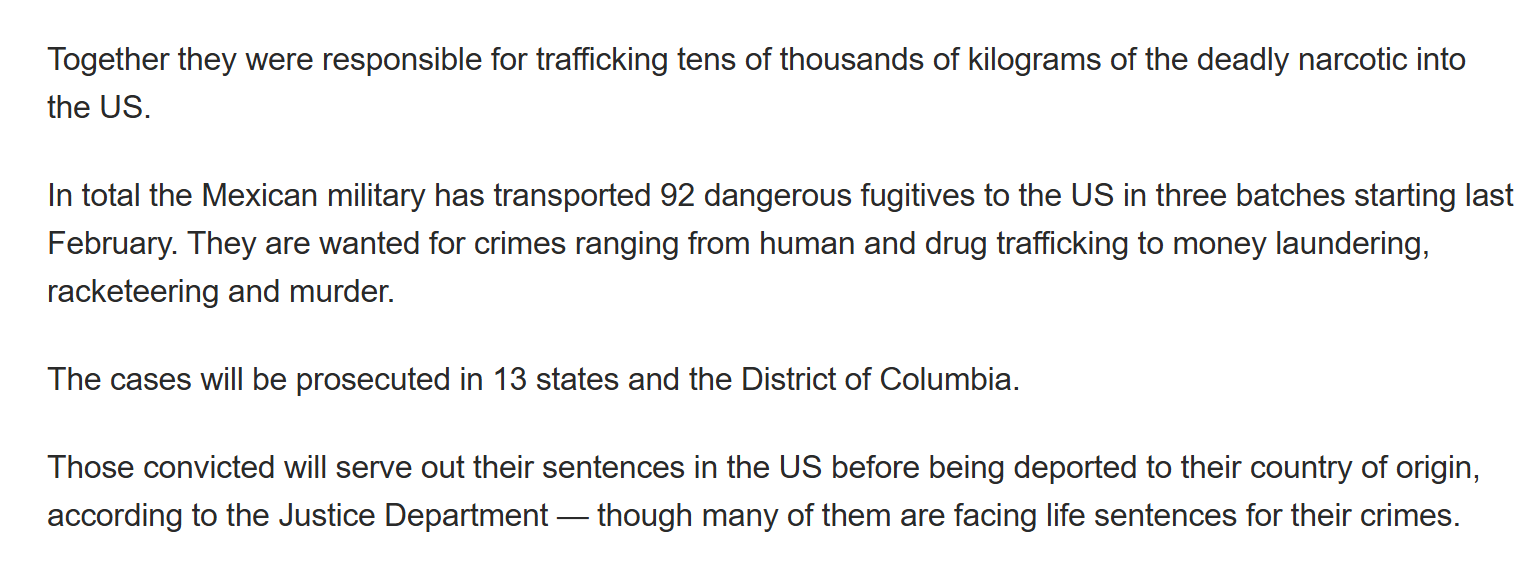
#> input picture trump.png, 1517 x 565 px
$ jupyter execute --allow-errors read_pdf.ipynb
#> lines starting #> are read from the running program, lines starting #| are printed output that depends on the picture; after the words box and inside, x2 and y2 are one past the last pixel; in counts of white or black regions, pixels touching at a corner belong together
# 1. Reading from a PDF file

[cell 1]
from PyPDF2 import PdfFileReader
#> (the rest of this cell did not finish here and is left out)

# 2. Reading from a scanned document

[cell 2]
import cv2
import pytesseract

pytesseract.pytesseract.tesseract_cmd = r'C:\Program Files\Tesseract-OCR\tesseract.exe'
from pytesseract import image_to_string
import matplotlib.pyplot as plt

img = cv2.imread("trump.png")
#> img is the input picture: shape (565, 1517, 3); mean B, G, R 241, 241, 241
#> (the rest of this cell did not finish here and is left out)

[cell 3]
import numpy as np
import cv2
def get_grayscale(image):
    return cv2.cvtColor(
    image, cv2.COLOR_BGR2GRAY
    )
def thresholding(image):
    return cv2.threshold(
    image, 0, 255, cv2.THRESH_BINARY + cv2.THRESH_OTSU
    )[1]
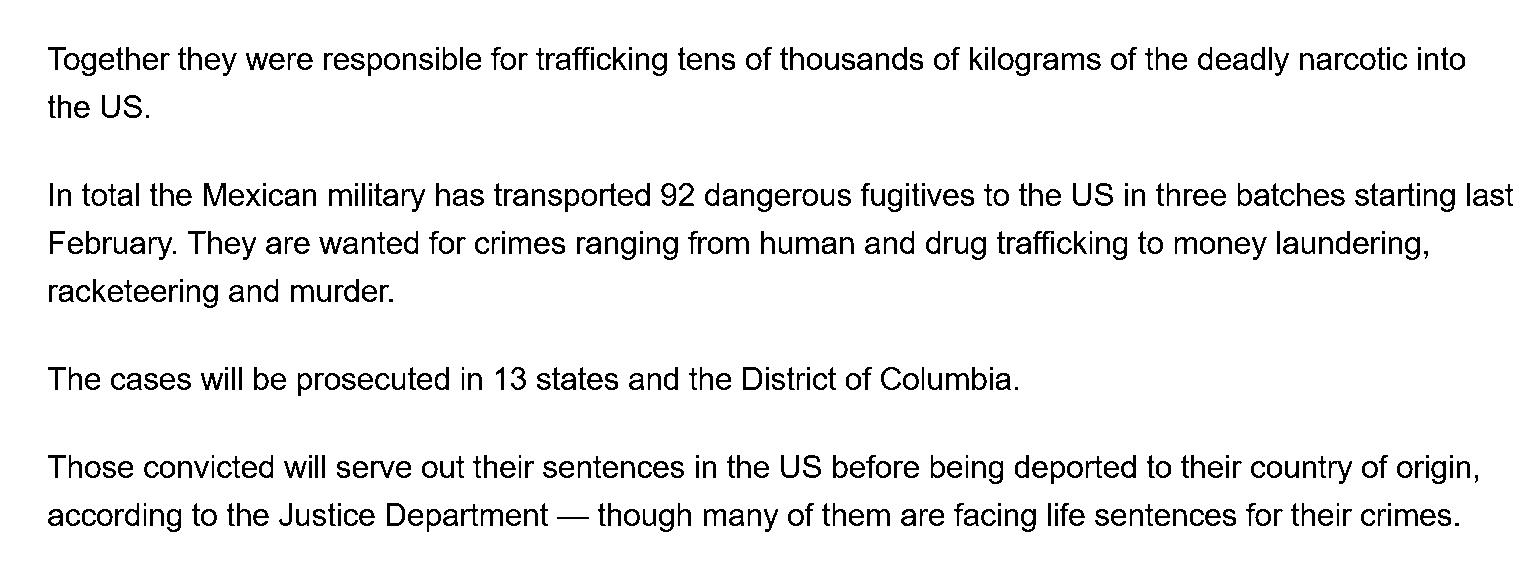
#> returned value: shape (565, 1517); 93.3% white; black in thin lines or dots, all inside (x1, y1, x2, y2) = (48, 47, 1513, 532)
def opening(image):
    return cv2.morphologyEx(
    image, cv2.MORPH_OPEN, np.ones((5,5),np.uint8)
    )
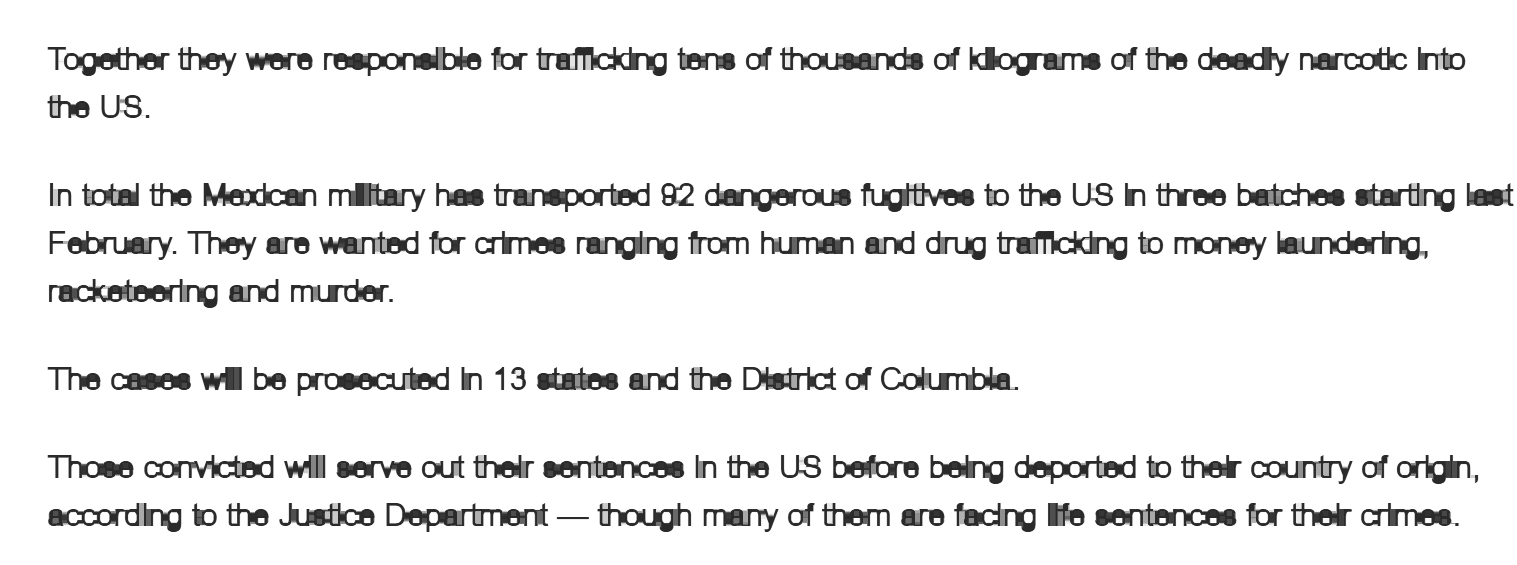
#> returned value: shape (565, 1517); min 42, max 255, mean 235.3
gray = get_grayscale(img)
thresh = thresholding(gray)
openn = opening(gray)
#> (the rest of this cell did not finish here and is left out)

$ run again, with rocks.png copied over trump.png
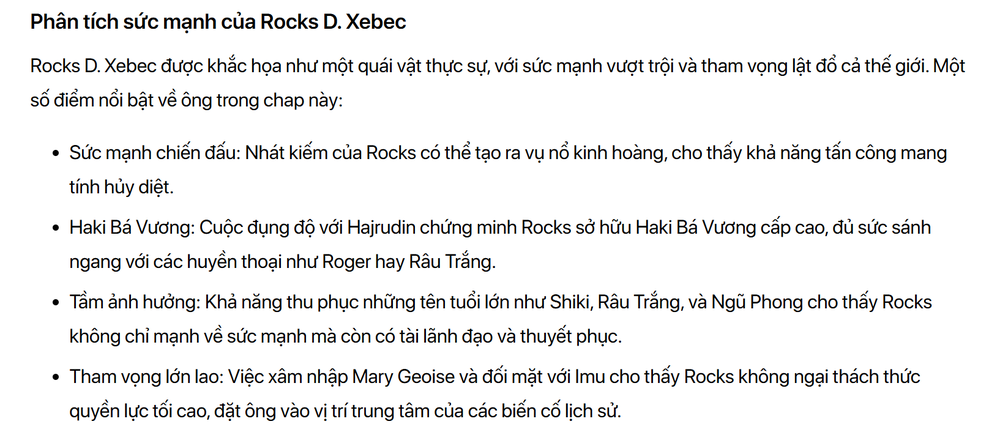
#> input picture rocks.png, 1000 x 435 px, shrunk from 1634 x 711 before the run
#> img is the input picture: shape (435, 1000, 3); mean B, G, R 238.8, 238.8, 238.8
#> in thresholding, `return cv2.threshold( image, 0, 255, cv2.THRESH_BINARY + cv2.THRESH_OT..`:
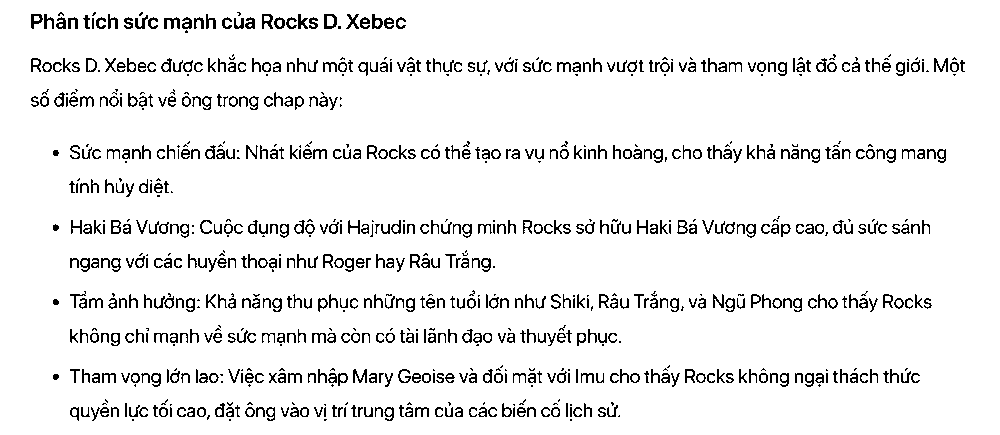
#> returned value: shape (435, 1000); 93% white; black in thin lines or dots, all inside (x1, y1, x2, y2) = (31, 12, 965, 421)
#> in opening, `return cv2.morphologyEx( image, cv2.MORPH_OPEN, np.ones((5,5),np.uint8..`:
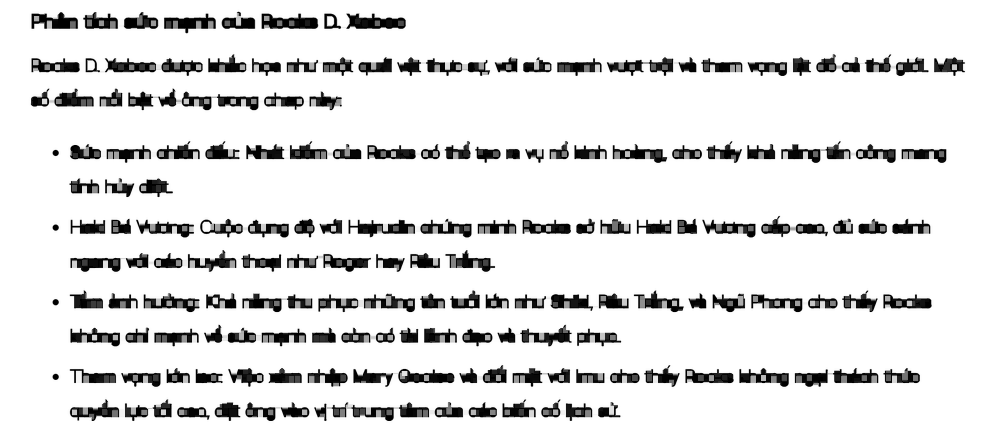
#> returned value: shape (435, 1000); min 0, max 255, mean 225.8
